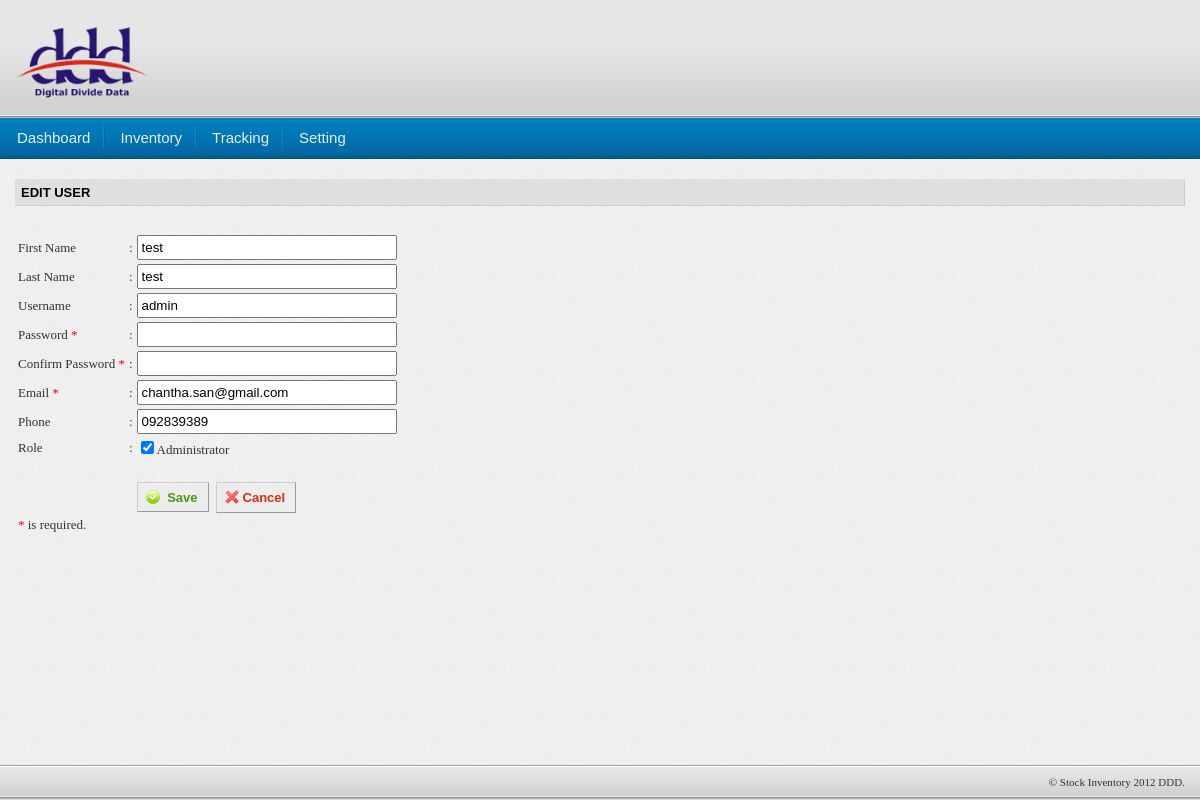
The app's page /user/edit/2.htm (signed in) with its own data.
### tables this page shows
CREATE TABLE IF NOT EXISTS `tbl_user` (
  `user_id` int(10) unsigned NOT NULL AUTO_INCREMENT,
  `firstname` varchar(20) DEFAULT NULL,
  `lastname` varchar(20) DEFAULT NULL,
  `username` varchar(50) NOT NULL,
  `password` varchar(50) NOT NULL,
  `email` varchar(50) NOT NULL,
  `phone` varchar(15) DEFAULT NULL,
  `role` int(1) unsigned DEFAULT '0',
  `active` int(1) DEFAULT '1',
  `date_created` varchar(50) DEFAULT NULL,
  `date_modified` varchar(50) DEFAULT NULL,
  PRIMARY KEY (`user_id`)
);

### application/controllers/user.php (called while the page is built, shortened)
<?php if ( ! defined('BASEPATH')) exit('No direct script access allowed');
class User extends Base_Controller {
	private $page = "user";
	private $table = "tbl_user";
	function __construct()
	{
		$this->load->model('user_model','obj');
	}
	function edit($id=0){
		$data['item'] = $this->obj->get_data_by($this->table,'user_id',$id);
		$this->load->library('form_validation');
		$config = array(
				   array(
						 'field'   => 'userName',
						 'label'   => 'User Name',
						 'rules'   => 'required'
					  )
				);
		$this->form_validation->set_rules($config);
		if($this->form_validation->run() == FALSE){
			$this->load->view('user/edit_user',$data);
		}else{
			$this->update();
			redirect($this->page,'');
		}
	}
}

### index.php (called while the page is built, shortened)
<?php
require_once BASEPATH.'core/CodeIgniter'.EXT;

### application/core/MY_Model.php (called while the page is built, shortened)
<?php
class MY_Model extends CI_Model{
	public function get_data_by($tblname,$field,$id){
		$arr=array();
		$this->db->select('*');
		$this->db->where($field,$id);
		$this->db->limit(1);
		$query=$this->db->get($tblname);
		if($query->num_rows()>0){
			$arr=$query->row();
		}
		return $arr;
	}
}

### application/views/user/edit_user.php (the view, shortened to what this page needs)
<?php
	echo '<h1>Edit User</h1>';
	$attr = array('name'=>'frmUser','onSubmit'=>'return validateAddUser();');
	echo form_open('user/edit',$attr);
		echo '<div id="errorMsg">'.form_error('username').'</div>';
		echo '<table>';
			echo '<thead>';
			echo '<tr>';
				echo '<td>First Name</td><td>:</td><td>';
					$val = (isset($_POST['firstName'])?$_POST['firstName']:$item->firstname);
					$data = array('name'=>'firstName','value'=>$val,'class'=>'textbox');
				echo form_input($data).'</td>';
			echo '</tr>';
			echo '<tr>';
				echo '<td>Last Name</td><td>:</td><td>';
					$val = (isset($_POST['lastName'])?$_POST['lastName']:$item->lastname);
					$data = array('name'=>'lastName','value'=>$val,'class'=>'textbox');
				echo form_input($data).'</td>';
			echo '</tr>';
			echo '<tr>';
				echo '<td>Username</td><td>:</td><td>';
					$val = (isset($_POST['userName'])?$_POST['userName']:$item->username);
					$data = array('name'=>'userName','value'=>$val,'class'=>'textbox');
				echo form_input($data).'</td>';
			echo '</tr>';
			echo '<tr>';
				echo '<td>Password <span class="require">*</span></td><td>:</td><td>';
					$val = (isset($_POST['password'])?$_POST['password']:'');
					$data = array('name'=>'password','value'=>$val,'class'=>'textbox');
				echo form_password($data).'</td>';
			echo '</tr>';
			echo '<tr>';
				echo '<td>Confirm Password <span class="require">*</span></td><td>:</td><td>';
					$val = (isset($_POST['confirmPassword'])?$_POST['confirmPassword']:'');
					$data = array('name'=>'confirmPassword','value'=>$val,'class'=>'textbox');
				echo form_password($data).'</td>';
			echo '</tr>';
			echo '<tr>';
				echo '<td>Email <span class="require">*</span></td><td>:</td><td>';
					$val = (isset($_POST['email'])?$_POST['email']:$item->email);
					$data = array('name'=>'email','value'=>$val,'class'=>'textbox');
				echo form_input($data).'</td>';
			echo '</tr>';
			echo '<tr>';
				echo '<td>Phone</td><td>:</td><td>';
					$val = (isset($_POST['phone'])?$_POST['phone']:$item->phone);
					$data = array('name'=>'phone','value'=>$val,'class'=>'textbox');
				echo form_input($data).'</td>';
			echo '</tr>';
			echo '<tr>';
				echo '<td>Role</td><td>:</td><td>';
					$chk = "";
					if(isset($item->role) && $item->role==1){
						$chk = "checked";
					}else if(isset($_POST['role'])){
						$chk = "checked";
					}
					$data = array('name'=>'role','value'=>1,'checked'=>$chk);
				echo form_checkbox($data).'Administrator </td>';
			echo '</tr>';
			echo "<tr><td colspan='3'>&nbsp;</td></tr>";
			echo '<tr>';
				echo '<td></td><td></td>';
				echo '<td>
					<div class="buttons">
						<button type="submit" class="positive">
							<img alt="" src="'.base_url().'assets/images/icons/apply2.png" />
							Save
						</button>';
					    echo anchor('user',img(base_url().'assets/images/icons/cross.png').'Cancel','class="negative"');
				    echo '</div>';
				echo '</td>';
			echo '</tr>';
			echo '<tr>';
				echo '<td colspan="3"><span class="require">*</span> is required.</td>';
			echo '</tr>';
		echo '</table>';
	echo form_close();
?>

### assets/css/layout.css (style rules this page uses)
body { font-family:verdana; font-size:13px; margin: 0px; background-image:url('../images/bg_body.gif'); background-repeat: repeat; }
html { font: 81.25% arial, helvetica, sans-serif; background: #fff; color: #333; direction: ltr; }
html, body { position: absolute; height: 100%; min-width: 100%; }
.main h1, .heading { color: #000000; font-size: 13px; font-family: Arial, Helvetica, sans-serif; font-weight: bold; text-transform: uppercase; margin: 0px 0px 10px 0px; padding:5px; background:#DFDFDF; border-top:1px solid #dfdfdf; border-left:1px solid #dfdfdf; border-right:1px solid #ccc; border-bottom:1px solid #ccc; }

### assets/css/menu_style.css (style rules this page uses)
.wrapper1 a { color: #E5F2FB; text-decoration: none; }
.nav li a { display: block; line-height: 38px; overflow: hidden; float: left; }
a .menu-left { background: url(images/menu_left.gif) no-repeat left top; width: 8px; height: 32px; line-height: 35px; display: block; float: left; }
a .menu-mid { background: url(images/menu_mid.gif) repeat-x top left; height: 32px; line-height: 35px; display: block; float: left; }
a .menu-right { background: url(images/menu_right.gif) no-repeat top left; width: 8px; height: 32px; line-height: 35px; display: block; float: left; }

### assets/css/format.css (style rules this page uses)
.require { color:#f00000; }
.textbox { width:250px; padding:3px; }
#errorMsg { padding:8px 4px; color: #f00; font-size:14px; }

### assets/css/buttons.css (style rules this page uses)
.buttons a, .buttons button { display:block; float:left; margin:0 7px 0 0; background-color:#EDEDED; border:1px solid #999999; border-top:1px solid #CCCCCC; border-left:1px solid #CCCCCC; font-family:"Lucida Grande", Tahoma, Arial, Verdana, sans-serif; font-size:100%; line-height:130%; text-decoration:none; font-weight:bold; color:#565656; cursor:pointer; padding:6px 10px 5px 7px; }
.buttons button { width:auto; overflow:visible; padding:3px 10px 3px 7px; }
.buttons button[type] { padding:6px 10px 5px 7px; line-height:16px; }
.buttons button img, .buttons a img { margin:0 3px -3px 0 !important; padding:0; border:none; width:16px; height:16px; }
.buttons button.positive, .buttons a.positive { color:#529214; }
.buttons a.negative, .buttons button.negative { color:#d12f19; }

### records on screen
tbl_user: email "chantha.san@gmail.com", phone "092839389", role "☑"
